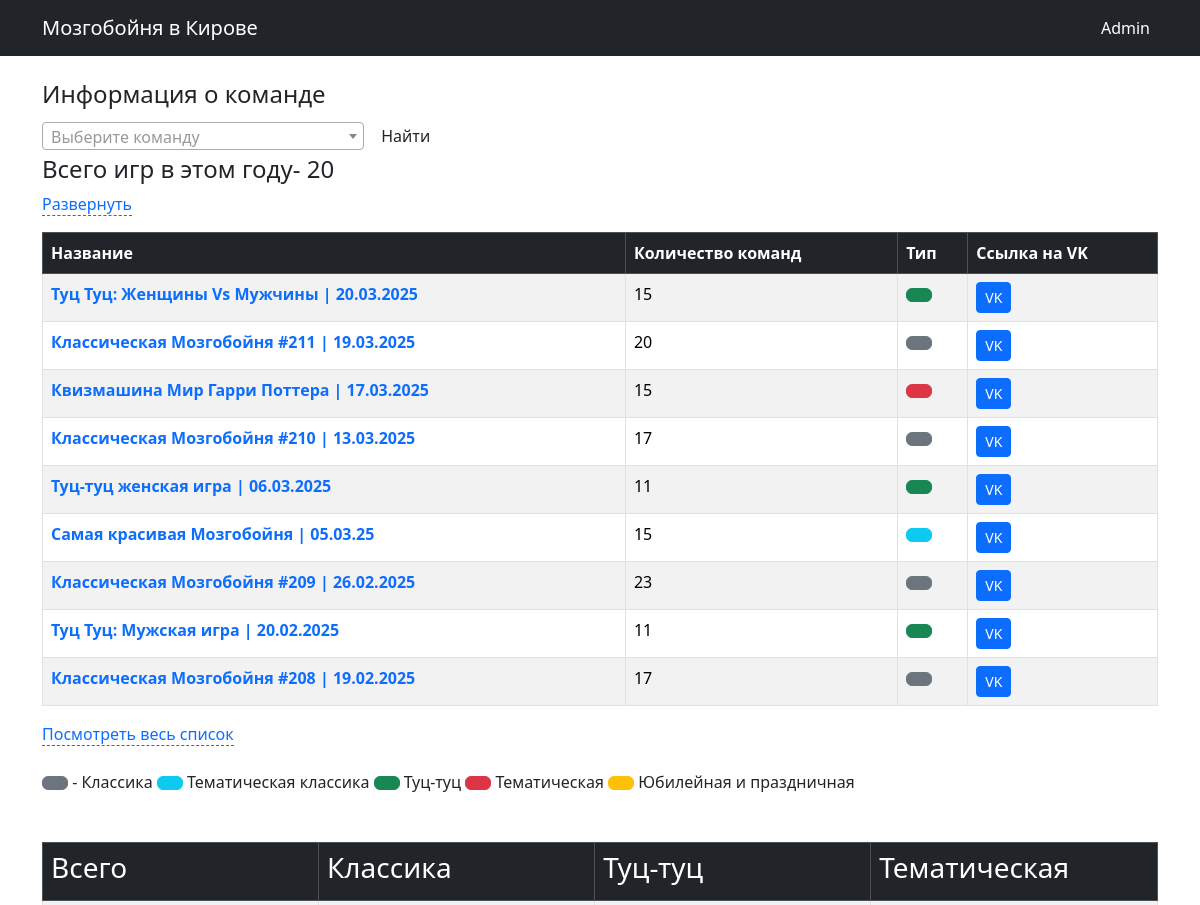
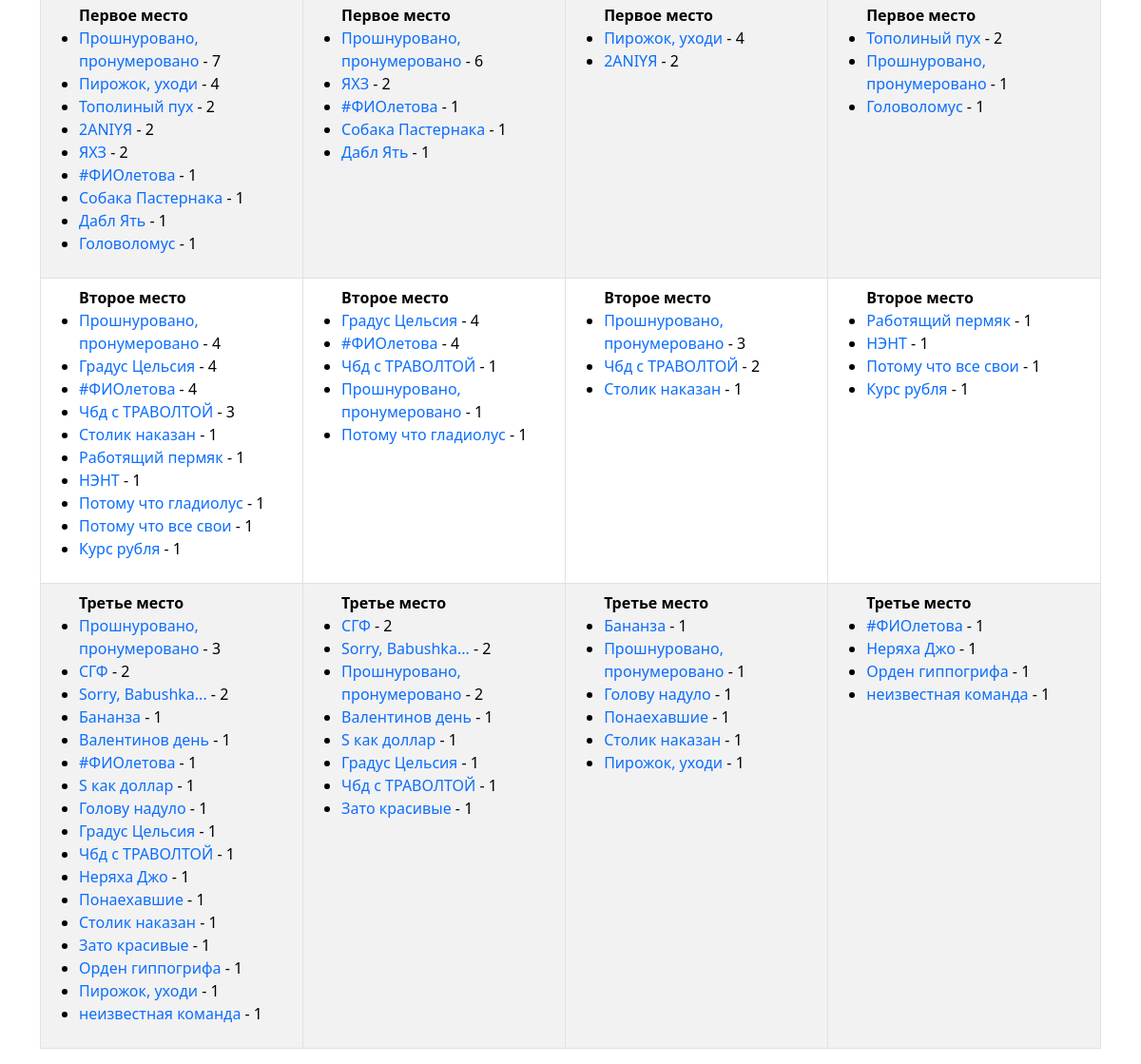
The page /kirovstat/ on the database its author committed (2 pictures, top to bottom).
### kirovstat/models.py (models this page shows, shortened)
class games (models.Model):
    g_name = models.CharField(default="Название игры", max_length=100)
    g_type = models.ForeignKey(game_type,null=True, on_delete=models.SET_NULL)
    g_date = models.DateField(verbose_name='Дата игры')
    g_sets = models.IntegerField(verbose_name='Количесто туров',default=5)
    g_url = models.URLField(verbose_name='Ссылка на игра в ВК',default="https://vk.com/mzgb_kir", max_length=200)
    time_data = models.DateTimeField(auto_now=True,db_index=True, verbose_name='создано')
    g_teams = models.IntegerField(verbose_name='Количество команда',null=True, default = 1)
    class Meta:
       verbose_name_plural = 'Игра'
       verbose_name = 'Игры'
       ordering = ['-g_date']

class teams (models.Model):
    t_name = models.CharField(verbose_name='Название команды',max_length=50)
    t_aka = models.ForeignKey('self',blank=True,null=True,on_delete=models.SET_NULL)
    t_page = models.URLField(default='http://rudagames.ru')
    t_foto = models.CharField(verbose_name='Фото команды',default='.foto.jpg',max_length=50)
    time_data = models.DateTimeField(auto_now=True, db_index=True, verbose_name='создано')
    class Meta:
       verbose_name_plural = 'Команды'
       verbose_name = 'Команда'
       ordering = ['t_name']

### kirovstat/views.py (the view)
# urls.py: path('', views.index, name = 'index'),
def index(request):
    g_count = get_games_count('2025-01-01','2025-12-31')
    game1 = get_games_all_in_range('2025-01-01','2025-12-31')
    t_data = get_all_teams()
    place_data_a_1=get_place(1,type1=[1,2,3,4,5])
    place_data_a_2=get_place(2,type1=[1,2,3,4,5])
    place_data_a_3=get_place(3,type1=[1,2,3,4,5])
    place_data_cl_1=get_place(1,type1=[1,5])
    place_data_cl_2=get_place(2,type1=[1,5])
    place_data_cl_3=get_place(3,type1=[1,5])
    place_data_tz_1=get_place(1,type1=[2])
    place_data_tz_2=get_place(2,type1=[2])
    place_data_tz_3=get_place(3,type1=[2])
    place_data_tem_1=get_place(1,type1=[3])
    place_data_tem_2=get_place(2,type1=[3])
    place_data_tem_3=get_place(3,type1=[3])
    context = {'game1': game1, 'g_count' : g_count, 't_data' : t_data, \
               'place_data_a_1' : place_data_a_1, 'place_data_a_2' : place_data_a_2,'place_data_a_3' : place_data_a_3,\
               'place_data_cl_1' : place_data_cl_1, 'place_data_cl_2' : place_data_cl_2,'place_data_cl_3' : place_data_cl_3,\
               'place_data_tz_1' : place_data_tz_1, 'place_data_tz_2' : place_data_tz_2,'place_data_tz_3' : place_data_tz_3,\
               'place_data_tem_1' : place_data_tem_1, 'place_data_tem_2' : place_data_tem_2,'place_data_tem_3' : place_data_tem_3 }
    return render(request, 'game_list.html', context)

### kirovstat/defs_1.py (called while the page is built)
def get_games_all_in_range(d_s , d_f):
    d1 = date.fromisoformat(d_s)
    d2 = date.fromisoformat(d_f)
    games1  = games.objects.filter(g_date__gte=d1, g_date__lte=d2)
    return(games1)

def get_games_count(d_s , d_f):
    d1 = date.fromisoformat(d_s)
    d2 = date.fromisoformat(d_f)
    g_count  = games.objects.filter(g_date__gte=d1, g_date__lte=d2).count
    return(g_count)

def get_games_in_range(d_s , d_f):
    d1 = date.fromisoformat(d_s)
    d2 = date.fromisoformat(d_f)
    games1  = games.objects.filter(g_date__gte=d1, g_date__lte=d2)
    games_is_range=[]
    for t in games1:
        games_is_range.append(t.id)
    return(games_is_range)

def get_all_teams():
    t_names = teams.objects.all()
    return(t_names)

def get_place (place , type1 = [1,2,3,4,5], data_start = '2025-01-01', data_finish = '2025-12-31'):
    game_r = get_games_in_range(data_start,data_finish)
    g_info = gmdata.objects.filter(gd_place = place, gd_game__in=game_r , gd_game__g_type__in=type1)
    results=[]
    for i in g_info:
        results.append(i.gd_team_id)
    c=coll.Counter(results)
    c = dict(sorted(c.items(), key=itemgetter(-1), reverse = True))
    a={}
    d=[]
    for i in c.keys():
       d.append(c[i])
       d.append(teams.objects.values('t_name').get(pk=i)['t_name'])
       a[i]= d
       d=[]
    return (a)

### kirovstat/templates/game_list.html (shortened to what this page needs)
{% extends "base.html" %}
{% block content %}
{% load static %}
<br>
<form action = "/kirovstat/team_info/"  method="get" target="_self">
<h4>Информация о команде </h4>
<link rel="stylesheet" href="{% static '/select2/dist/css/select2.min.css' %}">
<button  type="submit" class="btn">  Найти </button>
</form>
<h4>Всего игр в этом году- {{ g_count }} </h4>
<div class="wrap-expand-table"><a href="#close">Свернуть</a><a href="#click-expand1">Развернуть</a>
<table class = 'table mt-3 table-bordered table-hover table-striped' >
    <thead class="table-dark">
        <tr>
            <th scope="col">Название</th>
            <th scope="col">Количество команд</th>
            <th scope="col">Тип</th>
            <th scope="col">Ссылка на VK</th>
        </tr>
    </thead>
    <tbody>
      {% for game in game1 %}
        <tr>
         <td class="text-left" ><a href=/kirovstat/game_info/?game_id={{game.id}} ><b>{{game.g_name}} </b></a></td>
         <td> {{game.g_teams}} </td>
         {%if game.g_type_id == 2 %}
            <td> <button type="button" class="btn btn-success"> </button> </td>
         {%elif game.g_type_id == 3 %}
            <td> <button type="button" class="btn btn-danger"> </button> </td>
         {%elif game.g_type_id == 4 %}
            <td> <button type="button" class="btn btn-warning"> </button>   </td>
         {%elif game.g_type_id == 5 %}
            <td> <button type="button" class="btn btn-info"> </button>   </td>
         {%else%}
            <td > <button type="button" class="btn btn-secondary"></button></td>
         {%endif%}
         <td><a class="btn btn-primary btn-sm" href={{game.g_url}} target="_blank" role="button"> VK </a></td>
        </tr>
      {% endfor %}
    </tbody>
</table>
<a href="#close">Cвернуть</a><a href="#click-expand1">Посмотреть весь список</a><br><br>
<button type="button" class="btn btn-secondary"></button> - Класcика
<button type="button" class="btn btn-info"> </button> Тематическая классика
<button type="button" class="btn btn-success"> </button> Туц-туц
<button type="button" class="btn btn-danger"> </button> Тематическая
<button type="button" class="btn btn-warning"> </button> Юбилейная и праздничная
<br>
<table class = 'table mt-5 table-bordered table-hover table-striped' >
   <thead class="table-dark">
       <tr>
           <th scope="col"><h3>Всего</h3></th>
           <th scope="col"><h3>Классика</h3></th>
           <th scope="col"><h3>Туц-туц</h3></th>
           <th scope="col"><h3>Тематическая</h3></th>
       </tr>
   </thead>
   <tbody>
   <tr>
      <td>
      <ul><b>Первое место </b><br>
      {% for key,values in place_data_a_1.items %}
         <li>
         <a href=/kirovstat/team_info/?team_id={{key}} >{{values.1}} </a>-  {{values.0}}  <br>
         </li>
      {%endfor%}
      </ul>
      </td>
      <td>
      <ul><b>Первое место </b><br>
      {% for key,values in place_data_cl_1.items %}
      <li>
         <a href=/kirovstat/team_info/?team_id={{key}} >{{values.1}} </a>-  {{values.0}}  <br>
      </li>
      {%endfor%}
      </ul>
      </td>
      <td>
      <ul><b>Первое место </b><br>
      {% for key,values in place_data_tz_1.items %}
      <li>
         <a href=/kirovstat/team_info/?team_id={{key}} >{{values.1}} </a>-  {{values.0}}  <br>
      </li>
      {%endfor%}
      </ul>
      </td>
      <td>
      <ul><b>Первое место </b><br>
      {% for key,values in place_data_tem_1.items %}
      <li>
         <a href=/kirovstat/team_info/?team_id={{key}} >{{values.1}} </a>-  {{values.0}}  <br>
      </li>
      {%endfor%}
      </ul>
      </td>
   </tr>
   <tr>
      <td>
      <ul><b>Второе место </b><br>
      {% for key,values in place_data_a_2.items %}
      <li>
         <a href=/kirovstat/team_info/?team_id={{key}} >{{values.1}} </a>-  {{values.0}}  <br>
      </li>
      {%endfor%}
      </ul></td>
      <td>
      <ul><b>Второе место </b><br>
      {% for key,values in place_data_cl_2.items %}
      <li>
         <a href=/kirovstat/team_info/?team_id={{key}} >{{values.1}} </a>-  {{values.0}}  <br>
      </li>
      {%endfor%}
      </ul></td>
      <td>
      <ul><b>Второе место </b><br>
      {% for key,values in place_data_tz_2.items %}
      <li>
         <a href=/kirovstat/team_info/?team_id={{key}} >{{values.1}} </a>-  {{values.0}}  <br>
      </li>
      {%endfor%}
      </ul></td>
      <td>
      <ul><b>Второе место </b><br>
      {% for key,values in place_data_tem_2.items %}
      <li>
         <a href=/kirovstat/team_info/?team_id={{key}} >{{values.1}} </a>-  {{values.0}}  <br>
      </li>
      {%endfor%}
      </ul></td>
   </tr>
   <tr>
      <td>
      <ul><b>Третье место </b><br>
      {% for key,values in place_data_a_3.items %}
      <li>
         <a href=/kirovstat/team_info/?team_id={{key}} >{{values.1}} </a>-  {{values.0}}  <br>
      </li>
      {%endfor%}
      </ul></td>
      <td>
      <ul><b>Третье место </b><br>
      {% for key,values in place_data_cl_3.items %}
      <li>
         <a href=/kirovstat/team_info/?team_id={{key}} >{{values.1}} </a>-  {{values.0}}  <br>
      </li>
      {%endfor%}
      </ul></td>
      <td>
      <ul><b>Третье место </b><br>
      {% for key,values in place_data_tz_3.items %}
      <li>
         <a href=/kirovstat/team_info/?team_id={{key}} >{{values.1}} </a>-  {{values.0}}  <br>
      </li>
      {%endfor%}
       </ul></td>
      <td>
      <ul><b>Третье место </b><br>
      {% for key,values in place_data_tem_3.items %}
      <li>
         <a href=/kirovstat/team_info/?team_id={{key}} >{{values.1}} </a>-  {{values.0}}  <br>
      </li>
      {%endfor%}
      </ul></td>
   </tr>
{% endblock %}

### kirovstat/templates/base.html (style rules this page uses)
a { text-decoration: none; }

### kirovstat/templates/game_list.html (style rules this page uses)
.wrap-expand-table a[href^="#click-expand"], .wrap-expand-table a[href="#close"] { text-decoration: none; border-bottom: 1px dashed; }

### rows shown on the page
games: g_name "Туц Туц: Женщины Vs Мужчины | 20.03.2025", g_teams "15"
games: g_name "Классическая Мозгобойня #211 | 19.03.2025", g_teams "20"
games: g_name "Квизмашина Мир Гарри Поттера | 17.03.2025", g_teams "15"
games: g_name "Классическая Мозгобойня #210 | 13.03.2025", g_teams "17"
games: g_name "Туц-туц женская игра | 06.03.2025", g_teams "11"
games: g_name "Самая красивая Мозгобойня | 05.03.25", g_teams "15"
games: g_name "Классическая Мозгобойня #209 | 26.02.2025", g_teams "23"
games: g_name "Туц Туц: Мужская игра | 20.02.2025", g_teams "11"
games: g_name "Классическая Мозгобойня #208 | 19.02.2025", g_teams "17"
teams: t_name "Прошнуровано, пронумеровано", values "1"
teams: t_name "Чбд с ТРАВОЛТОЙ", values "3"

### other values the page prints
{{ g_count }} "20"
{{ values.1 }} "Прошнуровано, пронумеровано" "Пирожок, уходи" "Тополиный пух" "2ANIYЯ" "ЯХЗ" "#ФИОлетова" "Собака Пастернака" "Дабл Ять" "Головоломус"
{{ values.0 }} "7" "4" "2" "2" "2" "1" "1" "1" "1"
{{ values.1 }} "Прошнуровано, пронумеровано" "ЯХЗ" "#ФИОлетова" "Собака Пастернака" "Дабл Ять"
{{ values.0 }} "6" "2" "1" "1" "1"
{{ values.1 }} "Пирожок, уходи" "2ANIYЯ"
{{ values.0 }} "4" "2"
{{ values.1 }} "Тополиный пух" "Головоломус"
{{ values.0 }} "2" "1"
{{ values.1 }} "Прошнуровано, пронумеровано" "Градус Цельсия" "#ФИОлетова" "Столик наказан" "Работящий пермяк" "НЭНТ" "Потому что гладиолус" "Потому что все свои" "Курс рубля"
{{ values.0 }} "4" "4" "4" "1" "1" "1" "1" "1" "1"
{{ values.1 }} "Градус Цельсия" "#ФИОлетова" "Чбд с ТРАВОЛТОЙ" "Потому что гладиолус"
{{ values.0 }} "4" "4" "1" "1"
{{ values.1 }} "Прошнуровано, пронумеровано" "Чбд с ТРАВОЛТОЙ" "Столик наказан"
{{ values.0 }} "3" "2" "1"
